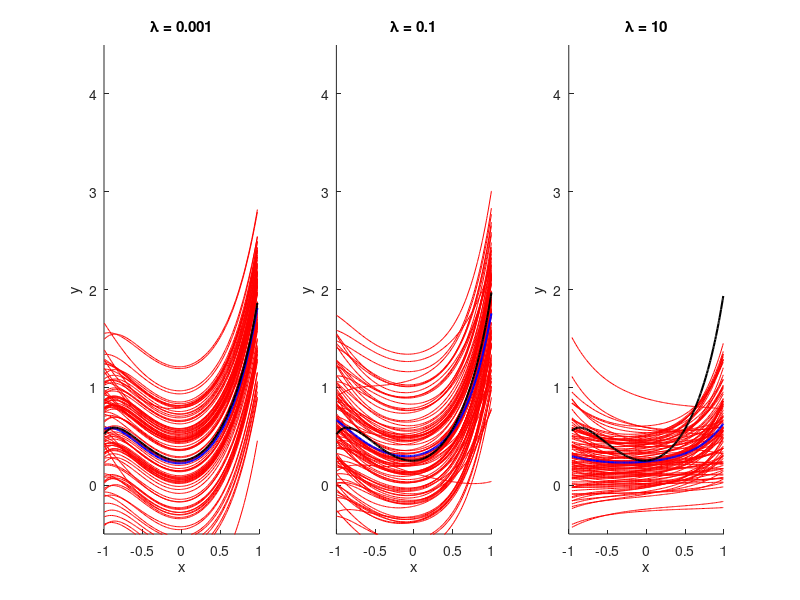

Source code (MATLAB):
function q2()
%Abhishek Kumar Srivastava
%Student Id: 861307778
%October 13, 2016
%CS 229
%PS2
%Solution of Q2

    %clear up workspaces
    clc;
    hold on;
    lambda = [0.001 0.1 10];    %lambda variations
    %for each lambda value
    for l = 1:3
        %for storing ridge values
        b = zeros(6,1000); %6x1000
        for i = 1:1000
            %training data
            x = sort(unifrnd(-1,1,1,10));   %1x10
            %features powers of x from 0 through 5
            x_pow = [x.^0;x.^1;x.^2;x.^3;x.^4;x.^5]; %6x10

            %true function
            y = tan((pi*x)/3)+(x-0.5).^2;   %1x10
            %for testing purpose
            %y = sin(pi*x);

            %added gaussian noise with standard deviation of 0.5
            y_n = y + 0.5*randn;    %1x10
 
            %ridge function
            %y_n' & x_pow' since no of rows should be same for X & Y
            %b(:,i) = ridge(y_n',x_pow',lambda(l)); %6x1000
            b(:,i) = pinv(x_pow*x_pow' + lambda(l).*eye(6))*x_pow*y_n';
        end

        %subplots
        subplot(1,3,l);
        hold on;
        %testing data
        x_t = sort(unifrnd(-1,1,1,200)); %1x100
        %feature powers of x_t from 0 through 5
        x_pow_test = [x_t.^0;x_t.^1;x_t.^2;x_t.^3;x_t.^4;x_t.^5]; %6x100
        
        %predicted values of y from ridge regression
        y_pow = b'*x_pow_test;  % 1000x6 * 6x100 = 1000x100
        
        %100 random testing plot from y_pow 
        r = randi(1,900);
        y_t = y_pow(r:r+100,:);
        plot(x_t,y_t','r');

        %average plot
        h1 = plot(x_t,mean(y_pow),'b');
        
        %true plot
        y_true = tan((pi*x_t)/3)+(x_t-0.5).^2;
        %y_true = sin(pi*x_t);
        h2 = plot(x_t,y_true,'k');
        
        %subplot attributes
        xlabel('x');
        ylabel('y');
        set(h1,'linewidth',1.5);
        set(h2,'linewidth',1.5);
        axis([-1 1 -0.5 4.5]);
        if(l==1)
            title('λ = 0.001');
        elseif(l==2)
            title('λ = 0.1');
        elseif(l==3)
            title('λ = 10');
        end
    end
end
